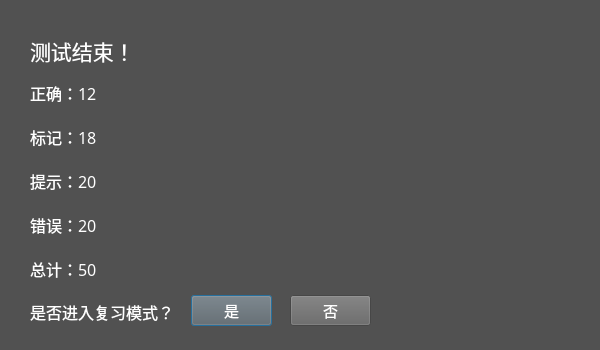
<?xml version="1.0" encoding="UTF-8"?>
<ui version="4.0">
 <class>SpellReview</class>
 <widget class="QDialog" name="SpellReview">
  <property name="geometry">
   <rect>
    <x>0</x>
    <y>0</y>
    <width>600</width>
    <height>350</height>
   </rect>
  </property>
  <property name="windowTitle">
   <string>测试结束</string>
  </property>
  <property name="styleSheet">
   <string notr="true">background-color: rgb(81, 81, 81);</string>
  </property>
  <widget class="QLabel" name="labelReview">
   <property name="geometry">
    <rect>
     <x>30</x>
     <y>281</y>
     <width>271</width>
     <height>61</height>
    </rect>
   </property>
   <property name="font">
    <font>
     <family>等线</family>
     <pointsize>12</pointsize>
    </font>
   </property>
   <property name="styleSheet">
    <string notr="true">color: rgb(255, 255, 255);</string>
   </property>
   <property name="text">
    <string>是否进入复习模式？</string>
   </property>
  </widget>
  <widget class="QLabel" name="labelTipNum">
   <property name="geometry">
    <rect>
     <x>30</x>
     <y>170</y>
     <width>121</width>
     <height>21</height>
    </rect>
   </property>
   <property name="font">
    <font>
     <family>等线</family>
     <pointsize>12</pointsize>
    </font>
   </property>
   <property name="styleSheet">
    <string notr="true">color: rgb(255, 255, 255);</string>
   </property>
   <property name="text">
    <string>提示：20</string>
   </property>
  </widget>
  <widget class="QLabel" name="labelRightNum">
   <property name="geometry">
    <rect>
     <x>30</x>
     <y>82</y>
     <width>121</width>
     <height>21</height>
    </rect>
   </property>
   <property name="font">
    <font>
     <family>等线</family>
     <pointsize>12</pointsize>
    </font>
   </property>
   <property name="styleSheet">
    <string notr="true">color: rgb(255, 255, 255);</string>
   </property>
   <property name="text">
    <string>正确：12</string>
   </property>
  </widget>
  <widget class="QLabel" name="labelTitle">
   <property name="geometry">
    <rect>
     <x>30</x>
     <y>30</y>
     <width>121</width>
     <height>41</height>
    </rect>
   </property>
   <property name="font">
    <font>
     <family>等线</family>
     <pointsize>16</pointsize>
    </font>
   </property>
   <property name="styleSheet">
    <string notr="true">color: rgb(255, 255, 255);</string>
   </property>
   <property name="text">
    <string>测试结束！</string>
   </property>
  </widget>
  <widget class="QPushButton" name="pushButtonYes">
   <property name="geometry">
    <rect>
     <x>191</x>
     <y>295</y>
     <width>81</width>
     <height>31</height>
    </rect>
   </property>
   <property name="font">
    <font>
     <family>等线</family>
     <pointsize>11</pointsize>
    </font>
   </property>
   <property name="styleSheet">
    <string notr="true">background-color: rgb(100, 100, 100);
color: rgb(255, 255, 255);</string>
   </property>
   <property name="text">
    <string>是</string>
   </property>
  </widget>
  <widget class="QLabel" name="labelMarkNum">
   <property name="geometry">
    <rect>
     <x>30</x>
     <y>126</y>
     <width>121</width>
     <height>21</height>
    </rect>
   </property>
   <property name="font">
    <font>
     <family>等线</family>
     <pointsize>12</pointsize>
    </font>
   </property>
   <property name="styleSheet">
    <string notr="true">color: rgb(255, 255, 255);</string>
   </property>
   <property name="text">
    <string>标记：18</string>
   </property>
  </widget>
  <widget class="QPushButton" name="pushButtonNo">
   <property name="geometry">
    <rect>
     <x>290</x>
     <y>295</y>
     <width>81</width>
     <height>31</height>
    </rect>
   </property>
   <property name="font">
    <font>
     <family>等线</family>
     <pointsize>11</pointsize>
    </font>
   </property>
   <property name="styleSheet">
    <string notr="true">background-color: rgb(100, 100, 100);
color: rgb(255, 255, 255);</string>
   </property>
   <property name="text">
    <string>否</string>
   </property>
  </widget>
  <widget class="QLabel" name="labelTotalNum">
   <property name="geometry">
    <rect>
     <x>30</x>
     <y>258</y>
     <width>121</width>
     <height>21</height>
    </rect>
   </property>
   <property name="font">
    <font>
     <family>等线</family>
     <pointsize>12</pointsize>
    </font>
   </property>
   <property name="styleSheet">
    <string notr="true">color: rgb(255, 255, 255);</string>
   </property>
   <property name="text">
    <string>总计：50</string>
   </property>
  </widget>
  <widget class="QLabel" name="labelWrongNum">
   <property name="geometry">
    <rect>
     <x>30</x>
     <y>214</y>
     <width>121</width>
     <height>21</height>
    </rect>
   </property>
   <property name="font">
    <font>
     <family>等线</family>
     <pointsize>12</pointsize>
    </font>
   </property>
   <property name="styleSheet">
    <string notr="true">color: rgb(255, 255, 255);</string>
   </property>
   <property name="text">
    <string>错误：20</string>
   </property>
  </widget>
 </widget>
 <resources/>
 <connections/>
</ui>
